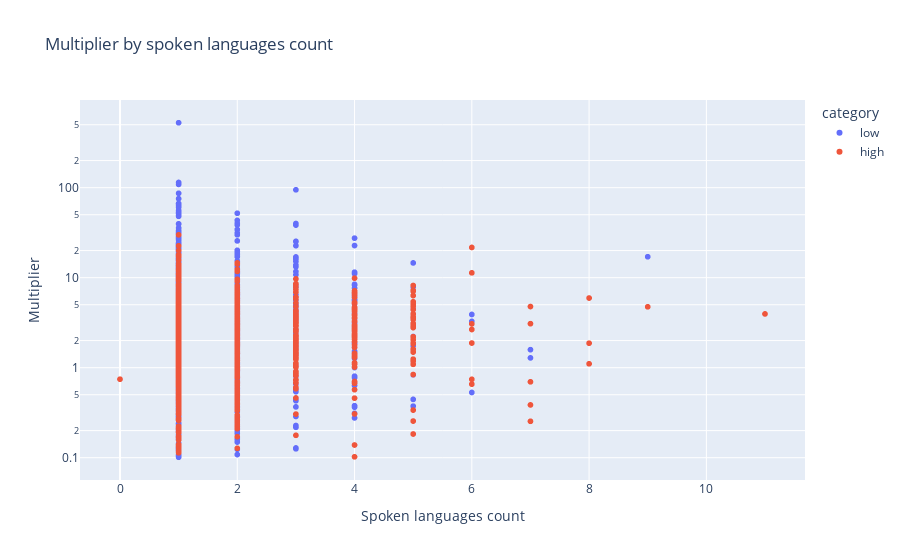

The notebook cell saved with this chart:
### Markdown cell above
### Spoken languages count

### Code cell
# Plot the multiplier vs spoken languages count

fig = px.scatter(df, x='spoken_languages_count', y='multiplier', color='category',
                 labels={'spoken_languages_count': 'Spoken languages count', 'multiplier': 'Multiplier'},
                 title='Multiplier by spoken languages count', log_y=True)
fig.show()

fig.write_html("./plots_html/multiplier_languages.html",include_plotlyjs = False)

### Figure 1 — Plotly figure (JSON) as saved in the notebook; plotly's stock layout.template omitted (floating-point values rounded to 4 significant figures; data arrays with more than 128 entries replaced by an {"elided": "..."} marker saying what was removed)
{"data": [{"hovertemplate": "category=low<br>Spoken languages count=%{x}<br>Multiplier=%{y}<extra></extra>", "legendgroup": "low", "marker": {"color": "#636efa", "symbol": "circle"}, "mode": "markers", "name": "low", "showlegend": true, "type": "scattergl", "x": {"elided": "1349 int values"}, "xaxis": "x", "y": {"elided": "1349 float values"}, "yaxis": "y"}, {"hovertemplate": "category=high<br>Spoken languages count=%{x}<br>Multiplier=%{y}<extra></extra>", "legendgroup": "high", "marker": {"color": "#EF553B", "symbol": "circle"}, "mode": "markers", "name": "high", "showlegend": true, "type": "scattergl", "x": {"elided": "1308 int values"}, "xaxis": "x", "y": {"elided": "1308 float values"}, "yaxis": "y"}], "layout": {"legend": {"title": {"text": "category"}, "tracegroupgap": 0}, "title": {"text": "Multiplier by spoken languages count"}, "xaxis": {"anchor": "y", "domain": [0, 1], "title": {"text": "Spoken languages count"}}, "yaxis": {"anchor": "x", "domain": [0, 1], "title": {"text": "Multiplier"}, "type": "log"}}}
